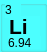
   <widget class="QGroupBox" name="groupBox_13">
    <property name="geometry">
     <rect>
      <x>2</x>
      <y>57</y>
      <width>47</width>
      <height>52</height>
     </rect>
    </property>
    <property name="autoFillBackground">
     <bool>false</bool>
    </property>
    <property name="styleSheet">
     <string notr="true">background-color: rgb(76, 255, 255);</string>
    </property>
    <property name="title">
     <string/>
    </property>
    <property name="flat">
     <bool>false</bool>
    </property>
    <widget class="QLabel" name="label_78">
     <property name="geometry">
      <rect>
       <x>5</x>
       <y>2</y>
       <width>16</width>
       <height>16</height>
      </rect>
     </property>
     <property name="text">
      <string>3</string>
     </property>
    </widget>
    <widget class="QLabel" name="label_79">
     <property name="geometry">
      <rect>
       <x>8</x>
       <y>36</y>
       <width>33</width>
       <height>13</height>
      </rect>
     </property>
     <property name="text">
      <string>6.94</string>
     </property>
    </widget>
    <widget class="QLabel" name="label_80">
     <property name="geometry">
      <rect>
       <x>9</x>
       <y>16</y>
       <width>31</width>
       <height>21</height>
      </rect>
     </property>
     <property name="font">
      <font>
       <pointsize>16</pointsize>
       <weight>75</weight>
       <bold>true</bold>
      </font>
     </property>
     <property name="text">
      <string>Li</string>
     </property>
    </widget>
   </widget>
